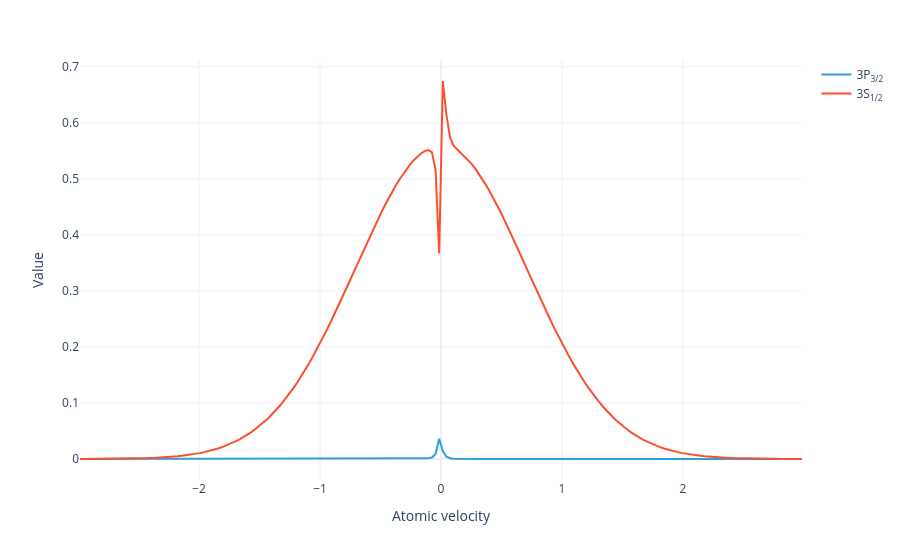

The code cell stored with this chart in its notebook:
### Markdown cell above
Plot the level population distribution:

### Code cell
model.level_population_distribution(sol).visualize()

### Figure 1 — Plotly figure (JSON) as saved in the notebook; plotly's stock layout.template omitted (floating-point values rounded to 4 significant figures; data arrays with more than 128 entries replaced by an {"elided": "..."} marker saying what was removed)
{"data": [{"hovertemplate": "Level=3P<sub>3/2</sub><br>Atomic velocity=%{x}<br>Value=%{y}<extra></extra>", "legendgroup": "3P<sub>3/2</sub>", "line": {"color": "#2fa1da", "dash": "solid"}, "marker": {"symbol": "circle"}, "mode": "lines", "name": "3P<sub>3/2</sub>", "orientation": "v", "showlegend": true, "type": "scatter", "x": {"elided": "200 float values"}, "xaxis": "x", "y": {"elided": "200 float values"}, "yaxis": "y"}, {"hovertemplate": "Level=3S<sub>1/2</sub><br>Atomic velocity=%{x}<br>Value=%{y}<extra></extra>", "legendgroup": "3S<sub>1/2</sub>", "line": {"color": "#fb4f2f", "dash": "solid"}, "marker": {"symbol": "circle"}, "mode": "lines", "name": "3S<sub>1/2</sub>", "orientation": "v", "showlegend": true, "type": "scatter", "x": {"elided": "200 float values"}, "xaxis": "x", "y": {"elided": "200 float values"}, "yaxis": "y"}], "layout": {"legend": {"title": {}, "tracegroupgap": 0}, "margin": {"t": 60}, "xaxis": {"anchor": "y", "domain": [0, 1], "title": {"text": "Atomic velocity"}}, "yaxis": {"anchor": "x", "domain": [0, 1], "title": {"text": "Value"}}}}
